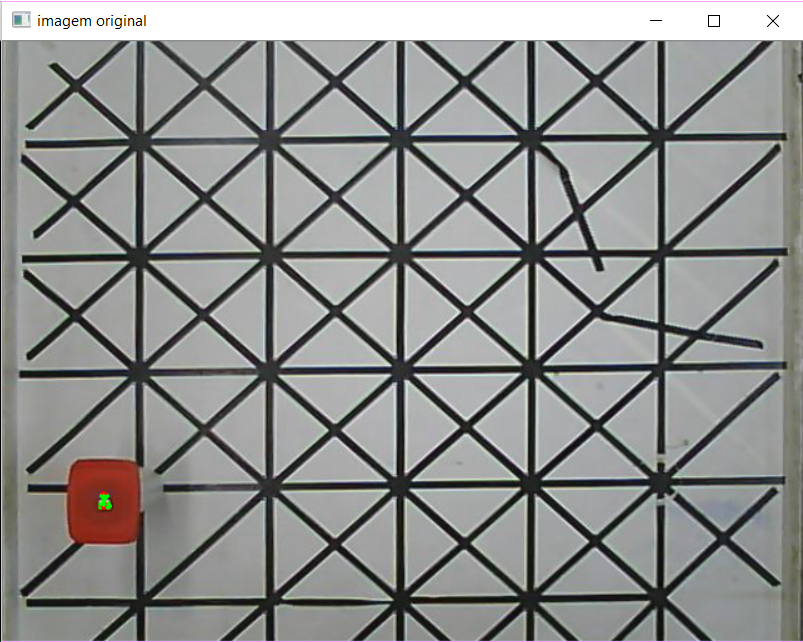
#> input picture pyparrot-master/img4.png, 803 x 642 px, given in place of test.png, which was not available
$ python cam_contour.py
#> lines starting #> are read from the running program, lines starting #| are printed output that depends on the picture; after the words box and inside, x2 and y2 are one past the last pixel; in counts of white or black regions, pixels touching at a corner belong together; pictures that were not available may be replaced by others from this repository, and a replacement may not be noted
from __future__ import print_function
from imutils.video import WebcamVideoStream
from imutils.video import FPS
import argparse
import imutils
import numpy as np
import cv2
from time import sleep
import datetime
from threading import Thread

#le imagem
im = cv2.imread('test.png')
#> im is the input picture: shape (642, 803, 3); mean B, G, R 142, 143, 142.3

#gray scale
imgray = cv2.cvtColor(im, cv2.COLOR_BGR2GRAY)

#aplica threshold
ret, thresh = cv2.threshold(imgray, 127, 255, 0)
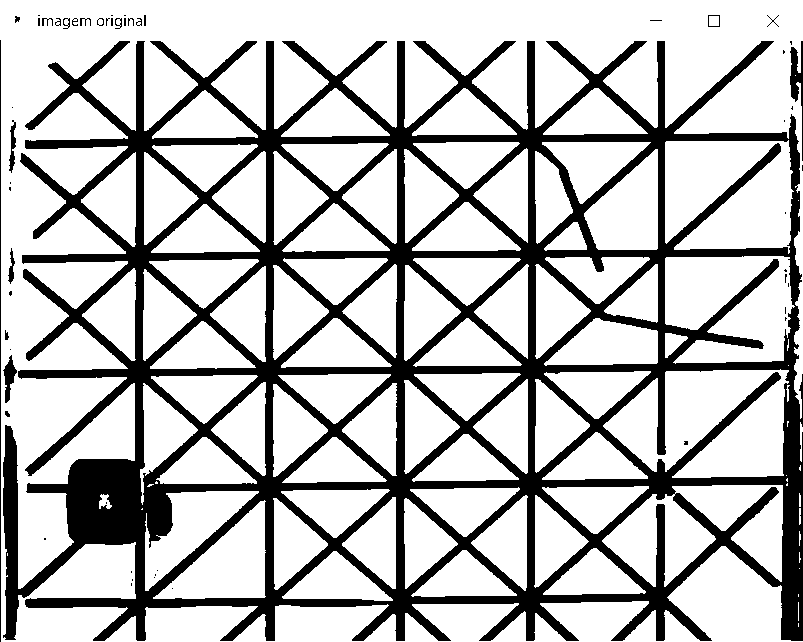
#> thresh: shape (642, 803); 73.8% white; 55 black regions (34 under 20 px)

#traca contornos
contours, hierarchy = cv2.findContours(thresh, 1, 2)
#> contours = 187 contours, 85 with area under 20; largest, box (x1, y1, x2, y2) and area: (0, 0, 803, 642) 144684, (603, 369, 789, 478) 13760, (665, 140, 794, 254) 11965, (665, 256, 795, 364) 10450, (602, 485, 783, 587) 9708

#desenha contornos em cima da imagem original
#cv2.drawContours(im, contours, -1, (0,255,0), 3)

#momentos do contorno, p.ex. centroide
cnt = contours[0]
#> cnt = [[798, 623], [798, 626]]
M = cv2.moments(cnt)
#> M = moments, m00 0
#> (the run stopped early here; a loop or call above may not have finished)

$ run again, on pyparrot-master/img5.png
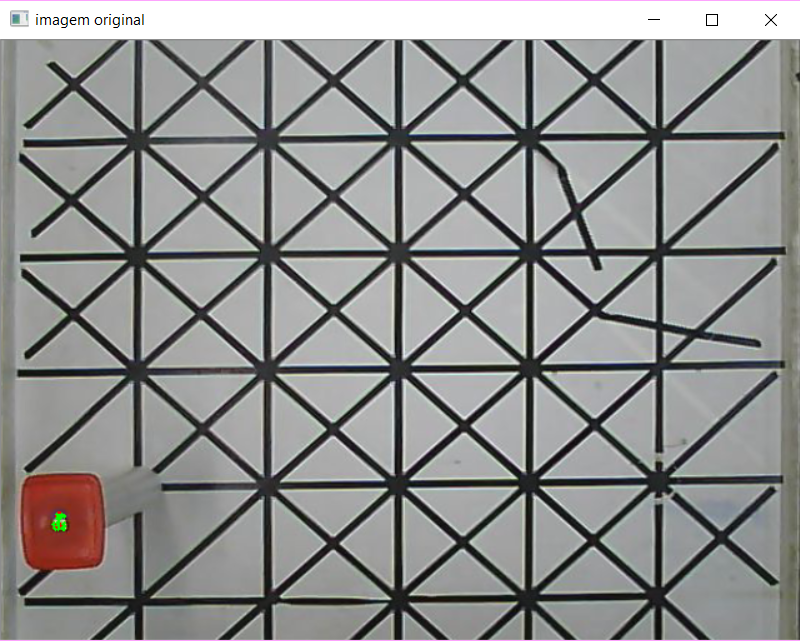
#> input picture pyparrot-master/img5.png, 800 x 641 px, given in place of test.png, which was not available
#> im is the input picture: shape (641, 800, 3); mean B, G, R 141.7, 142.7, 142.3
#> `ret, thresh = cv2.threshold(imgray, 127, 255, 0)`:
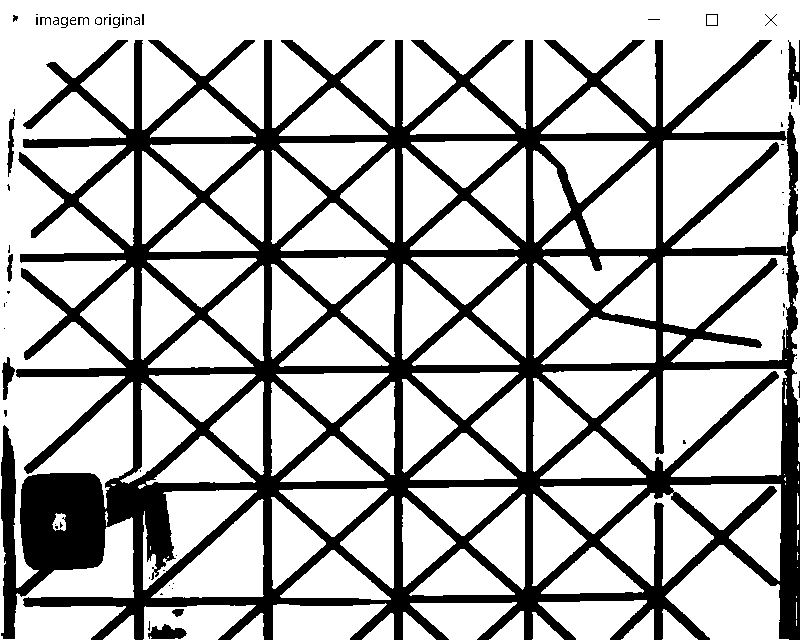
#> thresh: shape (641, 800); 73.1% white; 63 black regions (43 under 20 px)
#> contours = 205 contours, 101 with area under 20; largest, box (x1, y1, x2, y2) and area: (0, 0, 800, 641) 140494, (601, 369, 787, 477) 13754, (663, 139, 791, 253) 11952, (663, 255, 790, 363) 10428, (600, 484, 781, 586) 9702
#> cnt = contour of 54 points, box (x1, y1, x2, y2) (147, 623, 188, 640), area 440
#> M = moments, m00 439.5, centre m10/m00, m01/m00 = (166.4, 632.7)
#> cx = 166
#> cy = 632
#| cx =  166  cy =  632
#> area = 439.5
#| area =  439.5
#> `x,y,w,h = cv2.boundingRect(cnt)`: x = 147; y = 623; w = 41; h = 17
#> `[vx,vy,x,y] = cv2.fitLine(cnt, cv2.DIST_L2,0,0.01,0.01)`: vx = [1]; vy = [0.0198]; x = [165.6]; y = [631.3]
#> lefty = 628
#> righty = 643
#> `cv2.line(im,(cols-1,righty),(0,lefty),(0,255,0),2)`:
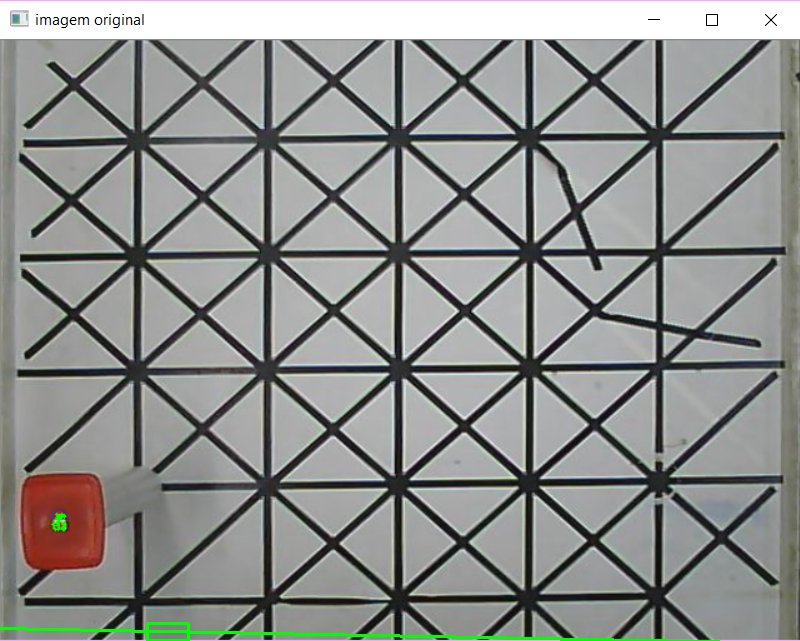
#> im: shape (641, 800, 3); mean B, G, R 141.1, 143.3, 141.7

$ run again, on pyparrot-master/cam2borders.png
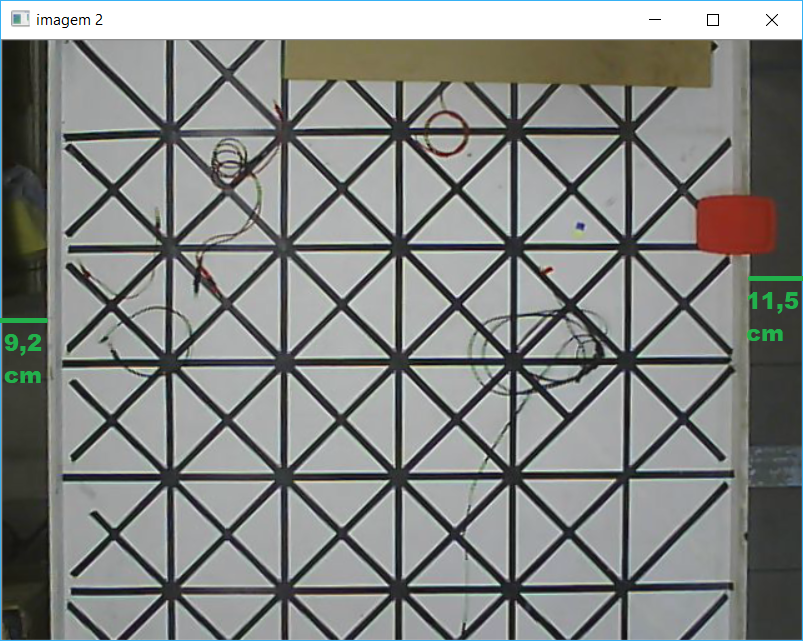
#> input picture pyparrot-master/cam2borders.png, 803 x 641 px, given in place of test.png, which was not available
#> im is the input picture: shape (641, 803, 3); mean B, G, R 130.8, 133.3, 131.1
#> `ret, thresh = cv2.threshold(imgray, 127, 255, 0)`:
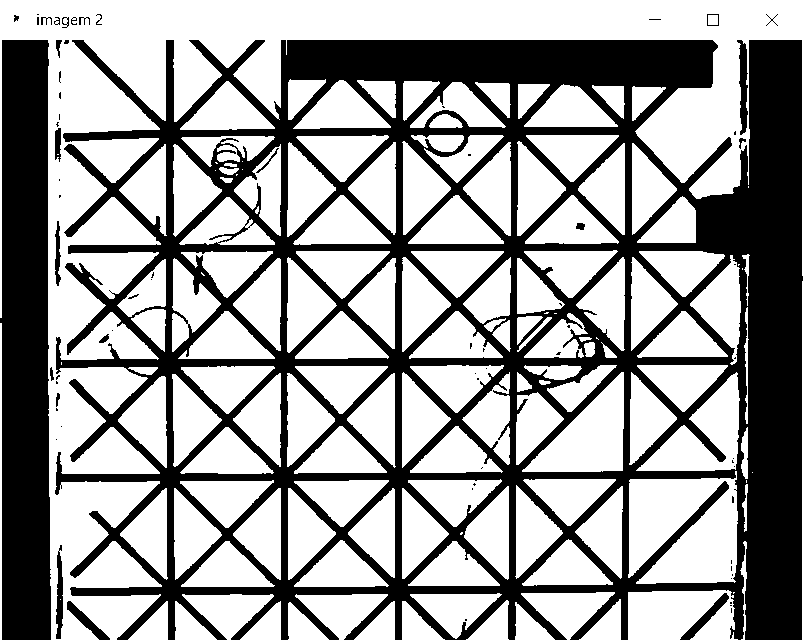
#> thresh: shape (641, 803); 62.1% white; 71 black regions (46 under 20 px)
#> contours = 244 contours, 99 with area under 20; largest, box (x1, y1, x2, y2) and area: (0, 0, 803, 641) 111016, (628, 471, 738, 584) 9861, (522, 372, 624, 472) 5044, (636, 372, 740, 471) 4530, (690, 255, 741, 365) 2464
#> cnt = [[464, 619], [465, 618], [466, 618], [467, 619], [467, 620], [466, 621], [465, 621], [464, 620]]
#> M = moments, m00 7, centre m10/m00, m01/m00 = (465.5, 619.5)
#> cx = 465
#> cy = 619
#| cx =  465  cy =  619
#> area = 7
#| area =  7.0
#> `x,y,w,h = cv2.boundingRect(cnt)`: x = 464; y = 618; w = 4
#> `[vx,vy,x,y] = cv2.fitLine(cnt, cv2.DIST_L2,0,0.01,0.01)`: vx = [1]; vy = [0]; x = [465.5]; y = [619.5]
#> lefty = 619
#> `cv2.line(im,(cols-1,righty),(0,lefty),(0,255,0),2)`:
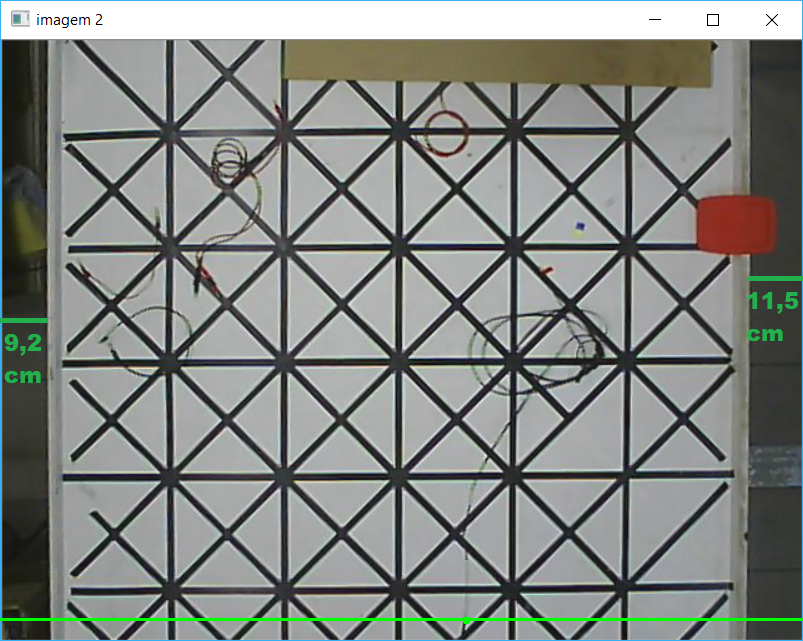
#> im: shape (641, 803, 3); mean B, G, R 130.2, 133.9, 130.5
